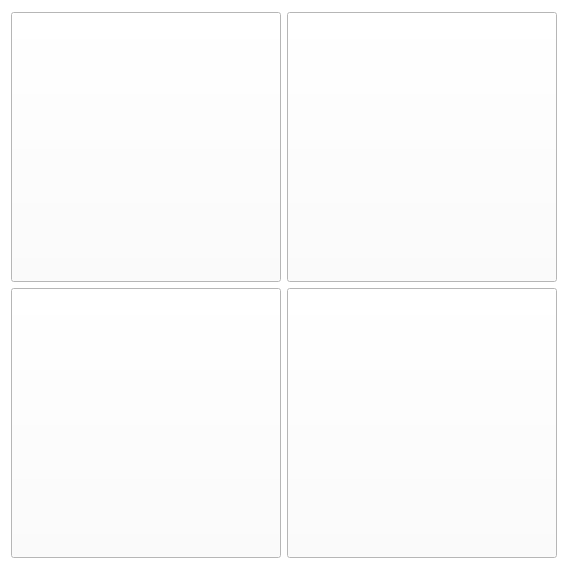
<?xml version="1.0" encoding="UTF-8"?>
<ui version="4.0">
 <class>recommend_down</class>
 <widget class="QFrame" name="recommend_down">
  <property name="geometry">
   <rect>
    <x>0</x>
    <y>0</y>
    <width>568</width>
    <height>570</height>
   </rect>
  </property>
  <property name="windowTitle">
   <string>Frame</string>
  </property>
  <property name="styleSheet">
   <string notr="true">background-color: rgb(255, 255, 255);</string>
  </property>
  <layout class="QVBoxLayout" name="verticalLayout_2">
   <item>
    <layout class="QVBoxLayout" name="verticalLayout">
     <item>
      <layout class="QHBoxLayout" name="_1">
       <item>
        <widget class="QPushButton" name="_1_1">
         <property name="minimumSize">
          <size>
           <width>270</width>
           <height>270</height>
          </size>
         </property>
         <property name="maximumSize">
          <size>
           <width>270</width>
           <height>270</height>
          </size>
         </property>
         <property name="styleSheet">
          <string notr="true">background-color: rgb(255, 255, 255);
border-image: url(:/demo.png);</string>
         </property>
         <property name="text">
          <string/>
         </property>
        </widget>
       </item>
       <item>
        <widget class="QPushButton" name="_1_2">
         <property name="minimumSize">
          <size>
           <width>270</width>
           <height>270</height>
          </size>
         </property>
         <property name="maximumSize">
          <size>
           <width>270</width>
           <height>270</height>
          </size>
         </property>
         <property name="styleSheet">
          <string notr="true">background-color: rgb(255, 255, 255);
border-image: url(:/demo.png);</string>
         </property>
         <property name="text">
          <string/>
         </property>
        </widget>
       </item>
      </layout>
     </item>
     <item>
      <layout class="QHBoxLayout" name="_2">
       <item>
        <widget class="QPushButton" name="_2_1">
         <property name="minimumSize">
          <size>
           <width>270</width>
           <height>270</height>
          </size>
         </property>
         <property name="maximumSize">
          <size>
           <width>270</width>
           <height>270</height>
          </size>
         </property>
         <property name="styleSheet">
          <string notr="true">background-color: rgb(255, 255, 255);
border-image: url(:/demo.png);</string>
         </property>
         <property name="text">
          <string/>
         </property>
        </widget>
       </item>
       <item>
        <widget class="QPushButton" name="_2_2">
         <property name="minimumSize">
          <size>
           <width>270</width>
           <height>270</height>
          </size>
         </property>
         <property name="maximumSize">
          <size>
           <width>270</width>
           <height>270</height>
          </size>
         </property>
         <property name="styleSheet">
          <string notr="true">background-color: rgb(255, 255, 255);
border-image: url(:/demo.png);</string>
         </property>
         <property name="text">
          <string/>
         </property>
        </widget>
       </item>
      </layout>
     </item>
    </layout>
   </item>
  </layout>
 </widget>
 <resources>
  <include location="img/demo.qrc"/>
 </resources>
 <connections/>
</ui>
